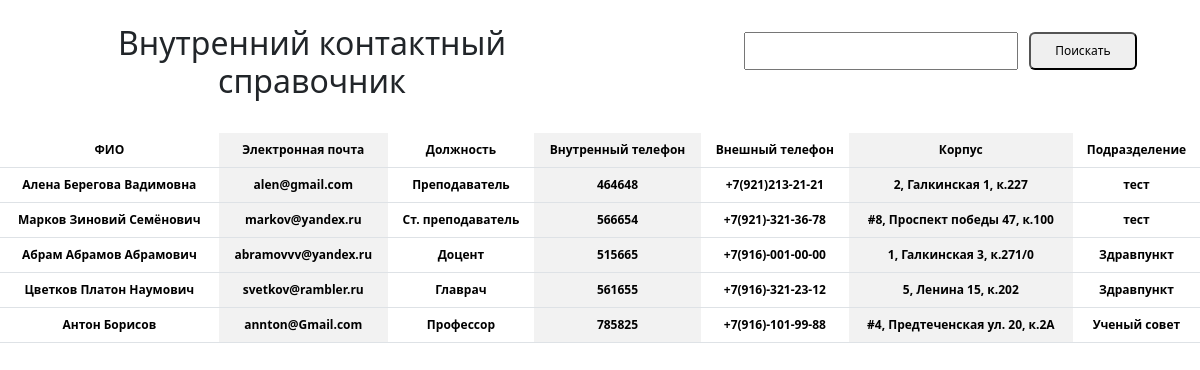
/visible_dict, run on the app's committed database.
### phone_dict_site/models.py (models this page shows, shortened)
class Employee(models.Model):
    displayName = models.CharField('ФИО', max_length=150)
    mail = models.EmailField('Почта', max_length=100)
    position = models.CharField('Должность', max_length=150)
    employeeId = models.CharField('Идентификатор 1С', max_length=20)
    inter_phone = models.CharField('Внутренный телефон', max_length=30)
    ext_phone = models.CharField('Внешний телефон', max_length=20)
    building = models.ForeignKey(Building, on_delete = models.PROTECT)
    subdivision = models.ForeignKey(Subdivision, on_delete = models.PROTECT)
    visible = models.BooleanField('Видимость')
    class Meta:
        verbose_name = 'Сотрудник'
        verbose_name_plural = 'Сотрудники'

class Building(models.Model):
    name = models.CharField('Корпус', max_length=30, unique=True)
    address = models.CharField('Адрес корпуса', max_length=50)
    cabinet = models.CharField('Кабинет', max_length=10)
    def __str__(self):
        return f"{self.name}" + ", " + f"{self.address}" + ", " + f"к.{self.cabinet}"
    class Meta:
        verbose_name = 'Корпус'
        verbose_name_plural = 'Корпусы'

class Subdivision(models.Model):
    name = models.CharField('Подразделение', max_length=150)
    parent = models.ForeignKey('Subdivision', on_delete=models.CASCADE, null=True, blank=True)
    def __str__(self):
        return self.name
    class Meta:
        verbose_name = 'Подразделение'
        verbose_name_plural = 'Подразделения'

### phone_dict_site/views.py (the view)
# urls.py: path('visible_dict', views.visible_phone_dict, name='visible_phone_dict'),
def visible_phone_dict(request):
    if request.GET.get('search_field'):
        search = request.GET.get('search_field')
        if '@' in search and '.' in search:
            data = Employee.objects.filter(visible = True, mail__icontains = search)
        elif '+' in search and '(' in search and ')' in search and '-' in search:
            data = Employee.objects.filter(visible = True, ext_phone = search)
        elif '@' not in search and '.' not in search:
            data = Employee.objects.filter(visible = True, displayName__iregex = search)
    elif request.method == 'GET':
        data = Employee.objects.filter(visible=True).order_by('subdivision')
    context = {'data': data}
    return render(request, 'visible_phone_dict.html', context=context)

### phone_dict_site/templates/visible_phone_dict.html (shortened to what this page needs)
{% load static %}
<!doctype html>
<html lang="en">
<head>
    <link href="https://cdn.jsdelivr.net/npm/bootstrap@5.3.3/dist/css/bootstrap.min.css" rel="stylesheet">
    <link rel="stylesheet" href="{% static 'phone_dict_site/css/style.css' %}">
</head>
<body style="font-size: 12px;">
    <div class="grid_container">
        <div class="page_name">
            <h2>Внутренний контактный справочник</h2>
        </div>
        <div class="searcher">
            <form action="#" id="search_form" method="get">
                <input type="text" name="search_field" id="search_field" class="w-full border-none bg-red px-5 py-2 text-gray-800 outline-none focus:outline-none">
                <button class="m-2 rounded bg-teal-800 px-4 py-2">Поискать</button>
            </form>
        </div>
    </div>
    <table class="table table-white table-striped-columns" style="text-align: center;">
        <thead>
            <tr>
                <th scope="col">ФИО</th>
                <th scope="col">Электронная почта </th>
                <th scope="col">Должность </th>
                <th scope="col">Внутренный телефон </th>
                <th scope="col">Внешный телефон </th>
                <th scope="col">Корпус </th>
                <th scope="col">Подразделение </th>
            </tr>
        </thead>
        <tbody style="font-weight: normal;">
            {% for i in data %}
                <tr>
                    <th scope="col">{{ i.displayName }}</th>
                    <th scope="col">{{ i.mail }}</th>
                    <th scope="col">{{ i.position }}</th>
                    <th scope="col">{{ i.inter_phone }}</th>
                    <th scope="col">{{ i.ext_phone }}</th>
                    <th scope="col">{{ i.building }}</th>
                    <th scope="col">{{ i.subdivision }}</th>
                </tr>
            {% endfor %}
        </tbody>
    </table>
</body>
</html>

### phone_dict_site/static/phone_dict_site/css/style.css (style rules this page uses)
.grid_container { display: grid; grid-template-columns: 1fr 1fr; padding: 2%; }
.page_name { text-align: center; }
.searcher { padding-left: 25%; }

### data on the page
Employee: displayName "Алена Берегова Вадимовна", mail "alen@gmail.com", position "Преподаватель", inter_phone "464648", ext_phone "+7(921)213-21-21", building "2, Галкинская 1, к.227", subdivision "тест"
Employee: displayName "Марков Зиновий Семёнович", mail "markov@yandex.ru", position "Ст. преподаватель", inter_phone "566654", ext_phone "+7(921)-321-36-78", building "#8, Проспект победы 47, к.100", subdivision "тест"
Employee: displayName "Абрам Абрамов Абрамович", mail "abramovvv@yandex.ru", position "Доцент", inter_phone "515665", ext_phone "+7(916)-001-00-00", building "1, Галкинская 3, к.271/0", subdivision "Здравпункт"
Employee: displayName "Цветков Платон Наумович", mail "svetkov@rambler.ru", position "Главрач", inter_phone "561655", ext_phone "+7(916)-321-23-12", building "5, Ленина 15, к.202", subdivision "Здравпункт"
Employee: displayName "Антон Борисов", mail "annton@Gmail.com", position "Профессор", inter_phone "785825", ext_phone "+7(916)-101-99-88", building "#4, Предтеченская ул. 20, к.2А", subdivision "Ученый совет"
